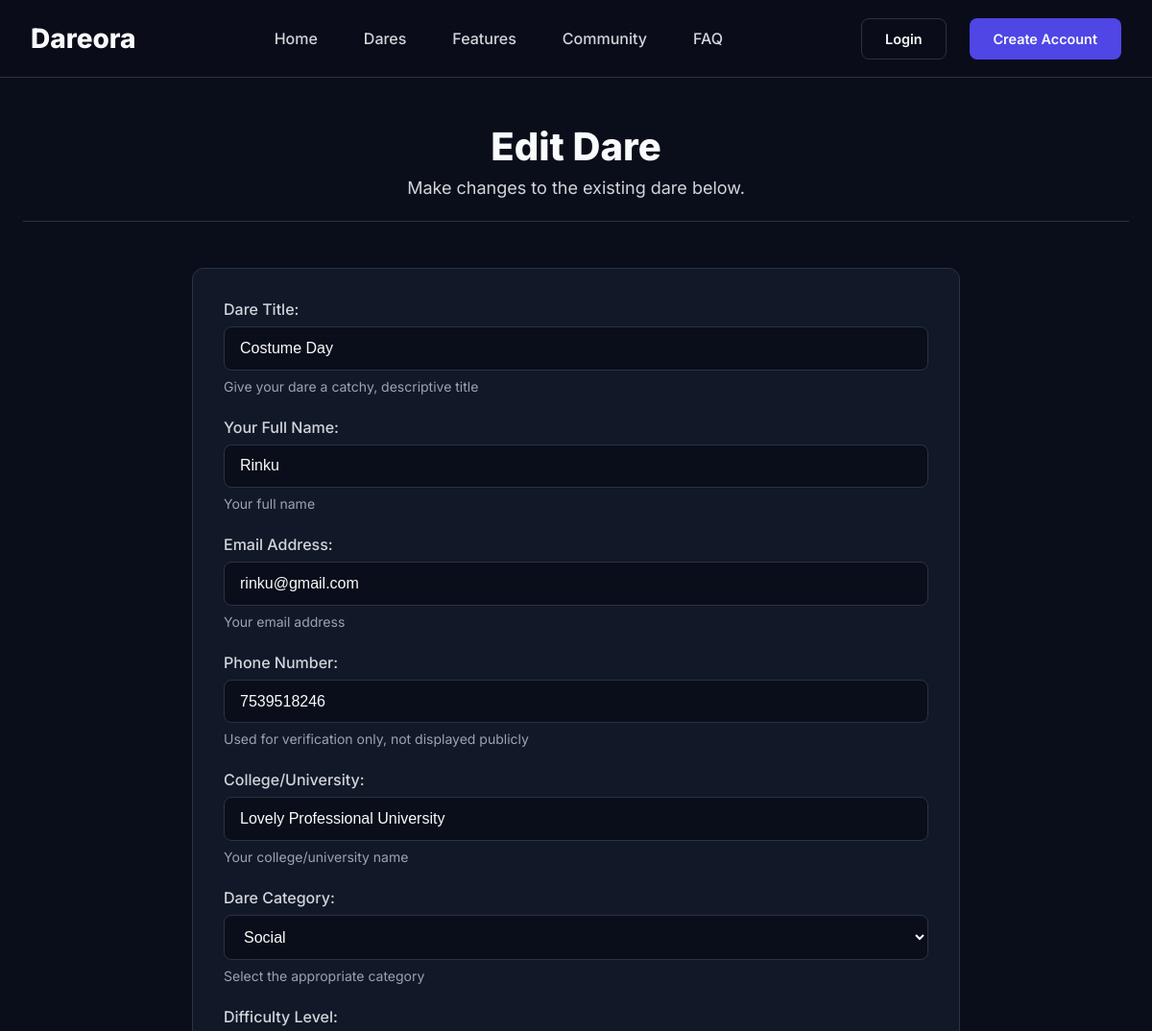
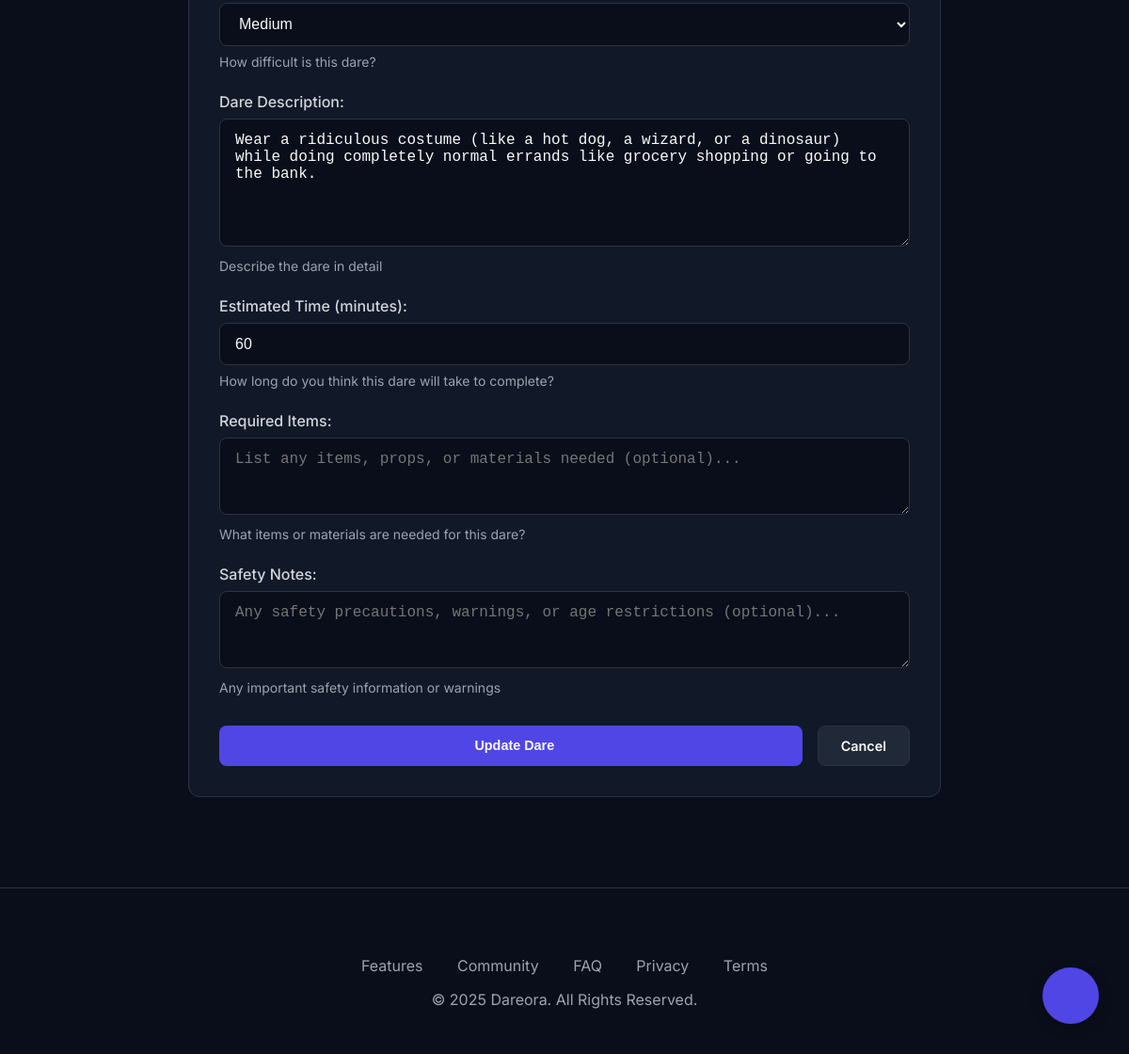
/dare/costume-day/edit/, run on the app's committed database (2 pictures, top to bottom).
### dares/models.py (models this page shows, shortened)
class Dare(models.Model):
    STATUS_CHOICES = [
        ('pending', 'Pending Review'),
        ('approved', 'Approved'),
        ('rejected', 'Rejected'),
        ('featured', 'Featured'),
    ]
    phone_regex = RegexValidator(
        regex=r'^\+?1?\d{9,15}$',
        message="Phone number must be entered in the format: '+999999999'. Up to 15 digits allowed."
    )
    id = models.UUIDField(primary_key=True, default=uuid.uuid4, editable=False)
    title = models.CharField(max_length=200, help_text="Give your dare a catchy title")
    slug = models.SlugField(unique=True, blank=True)
    name = models.CharField(max_length=100, help_text="Your full name")
    email = models.EmailField(help_text="Your email address")
    phone_number = models.CharField(
        validators=[phone_regex],
        max_length=17,
        help_text="Your phone number for verification"
    )
    college = models.CharField(max_length=200, help_text="Your college/university name")
    dare_text = models.TextField(help_text="Describe the dare in detail")
    category = models.ForeignKey(
        Category,
        on_delete=models.CASCADE,
        related_name='dares',
        help_text="Select the appropriate category"
    )
    difficulty = models.ForeignKey(
        DifficultyLevel,
        on_delete=models.CASCADE,
        related_name='dares',
        help_text="How difficult is this dare?"
    )
    estimated_time = models.PositiveIntegerField(
        help_text="Estimated time to complete (in minutes)",
        null=True,
        blank=True
    )
    required_items = models.TextField(
        blank=True,
        help_text="List any items/materials needed (optional)"
    )
    safety_notes = models.TextField(
        blank=True,
        help_text="Any safety precautions or warnings (optional)"
    )
    status = models.CharField(max_length=20, choices=STATUS_CHOICES, default='pending')
    is_approved = models.BooleanField(default=False)
    is_featured = models.BooleanField(default=False)
    rejection_reason = models.TextField(blank=True)
    views_count = models.PositiveIntegerField(default=0)
    likes_count = models.PositiveIntegerField(default=0)
    completions_count = models.PositiveIntegerField(default=0)
    created_at = models.DateTimeField(auto_now_add=True)
    updated_at = models.DateTimeField(auto_now=True)
    approved_at = models.DateTimeField(null=True, blank=True)
    class Meta:
        ordering = ['-created_at']
        indexes = [
            models.Index(fields=['status', 'is_approved']),
            models.Index(fields=['category', 'difficulty']),
            models.Index(fields=['-created_at']),
        ]

### dares/views.py (the view, shortened to what this page needs)
# urls.py: path('dare/<slug:slug>/edit/', DareUpdateView.as_view(), name='dare_edit'),
class DareUpdateView(SuccessMessageMixin, UpdateView):
    model = Dare
    form_class = DareForm
    template_name = 'dare_form.html'
    slug_field = 'slug'
    slug_url_kwarg = 'slug'
    success_message = "✅ Dare updated successfully!"
    def get_context_data(self, **kwargs):
        context = super().get_context_data(**kwargs)
        context['page_title'] = "Edit Dare"
        context['page_description'] = "Make changes to the existing dare below."
        return context
    def get_queryset(self):
        return Dare.objects.all()

### dares/models.py (called while the page is built)
    def __str__(self):
        return self.get_name_display()

    def __str__(self):
        return self.get_name_display()

### templates/dare_form.html (shortened to what this page needs)
{% extends 'base.html' %}
{% block content %}
<div class="page-header">
    <h2>{{ page_title|default:"Create Dare" }}</h2>
    <p>{{ page_description|default:"Fill out the form to submit a new dare." }}</p>
</div>
<div class="card" style="max-width: 800px; margin: 0 auto;">
    <form method="post" novalidate>
        {% for field in form %}
        <div class="form-group">
            {{ field.label_tag }}
            {{ field }}
            {% if field.help_text %}
            <p style="font-size: 0.875rem; color: var(--color-text-muted); margin-top: var(--space-sm);">{{ field.help_text }}</p>
            {% endif %}
        </div>
        {% endfor %}
        <div class="form-actions">
            <button type="submit" class="btn btn-primary">
                <span>{% if form.instance.pk %}Update Dare{% else %}Submit Dare{% endif %}</span>
            </button>
            <a href="{% url 'dares:dare_list' %}" class="btn btn-secondary">Cancel</a>
        </div>
    </form>
</div>
{% endblock %}

### templates/base.html (style rules this page uses)
:root { --color-background: #0A0E1A; --color-surface: #111827; --color-surface-light: #1F2937; --color-border: #2c3242; --color-text-primary: #F9FAFB; --color-text-secondary: #D1D5DB; --color-text-muted: #9CA3AF; --color-brand: #4F46E5; --color-brand-light: rgba(79, 70, 229, 0.1); --color-accent: #3B82F6; --color-danger: #F87171; --color-success: #34D399; --space-xs: 0.25rem; --space-sm: 0.5rem; --space-md: 1rem; --space-lg: 1.5rem; --space-xl: 2rem; --space-2xl: 3rem; --radius-md: 0.5rem; --radius-lg: 0.75rem; --radius-full: 9999px; --shadow-glow: 0 0 25px rgba(79, 70, 229, 0.3); }
* { box-sizing: border-box; margin: 0; padding: 0; }
html { scroll-behavior: smooth; }
body { font-family: 'Inter', sans-serif; background-color: var(--color-background); color: var(--color-text-primary); -webkit-font-smoothing: antialiased; -moz-osx-font-smoothing: grayscale; overflow-x: hidden; }
.page-header { text-align: center; margin-bottom: var(--space-2xl); padding-bottom: var(--space-lg); border-bottom: 1px solid var(--color-border); }
.page-header h2 { font-size: 2.5rem; font-weight: 800; }
.page-header p { font-size: 1.125rem; color: var(--color-text-secondary); max-width: 600px; margin: var(--space-sm) auto 0; }
.card { background: var(--color-surface); border: 1px solid var(--color-border); border-radius: var(--radius-lg); padding: var(--space-xl); }
.btn { display: inline-flex; align-items: center; justify-content: center; gap: var(--space-sm); padding: 0.75rem 1.5rem; border-radius: var(--radius-md); font-weight: 600; text-decoration: none; transition: all 0.2s ease; cursor: pointer; border: 1px solid transparent; font-size: 0.9rem; }
.btn-primary { background-color: var(--color-brand); color: var(--color-text-primary); }
.btn-secondary { background-color: var(--color-surface-light); color: var(--color-text-primary); border: 1px solid var(--color-border); }
.form-group { margin-bottom: var(--space-lg); }
.form-group label { display: block; margin-bottom: var(--space-sm); font-weight: 500; color: var(--color-text-secondary); }
.form-control { width: 100%; padding: 0.8rem 1rem; background-color: var(--color-background); border: 1px solid var(--color-border); border-radius: var(--radius-md); color: var(--color-text-primary); font-size: 1rem; transition: border-color 0.2s, box-shadow 0.2s; }
.form-actions { margin-top: var(--space-xl); display: flex; gap: var(--space-md); }
.form-actions button { width: 100%; }

### data on the page
Dare: form "Costume Day" "Rinku" "rinku@gmail.com" "7539518246" "Lovely Professional University" "Social" "Medium" "Wear a ridiculous costume (like a hot dog, a wizard, or a dinosaur) while doing completely normal errands like grocery shopping or going to the bank." "60"

### other printed values
{{ page_title|default:"Create Dare" }} "Edit Dare"
{{ page_description|default:"Fill out the form to submit a new dare." }} "Make changes to the existing dare below."
{{ field.label_tag }} "Dare Title:" "Your Full Name:" "Email Address:" "Phone Number:" "College/University:" "Dare Category:" "Difficulty Level:" "Dare Description:" "Estimated Time (minutes):" "Required Items:" "Safety Notes:"
{{ field.help_text }} "Give your dare a catchy, descriptive title" "Your full name" "Your email address" "Used for verification only, not displayed publicly" "Your college/university name" "Select the appropriate category" "How difficult is this dare?" "Describe the dare in detail" "How long do you think this dare will take to complete?" "What items or materials are needed for this dare?" "Any important safety information or warnings"
